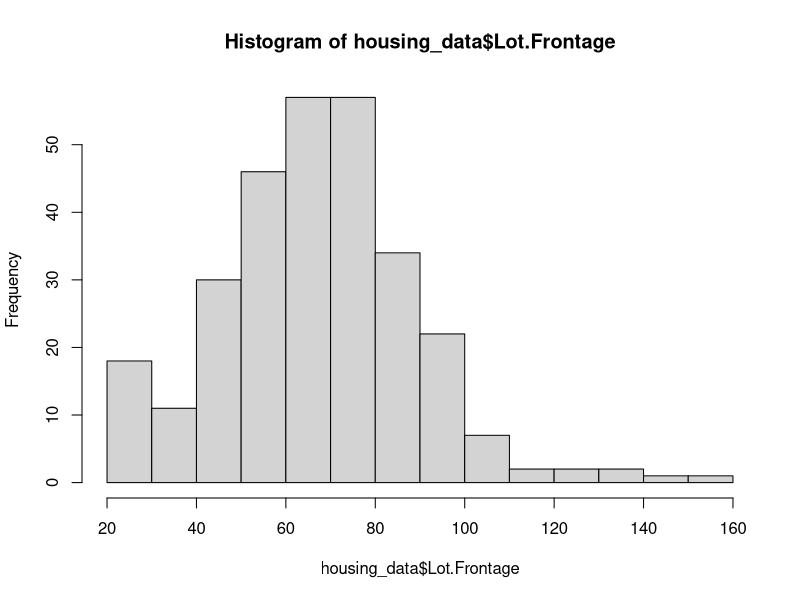
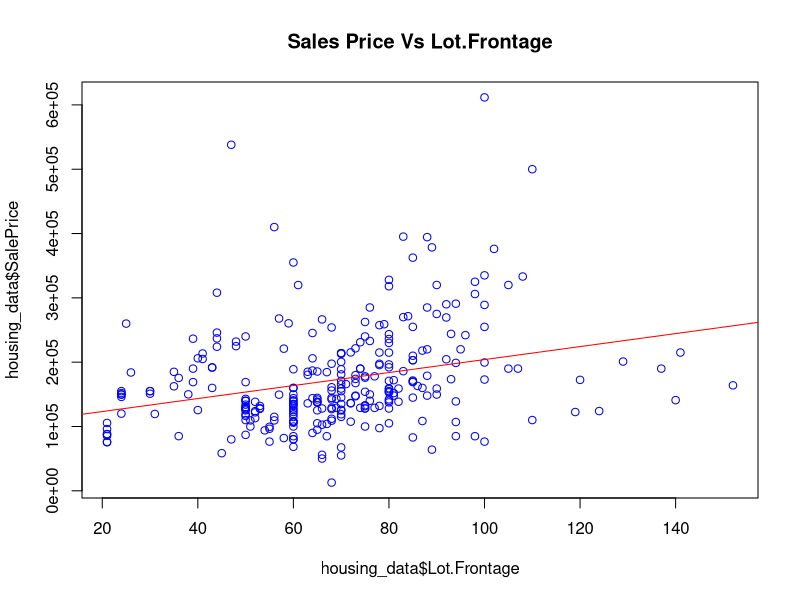
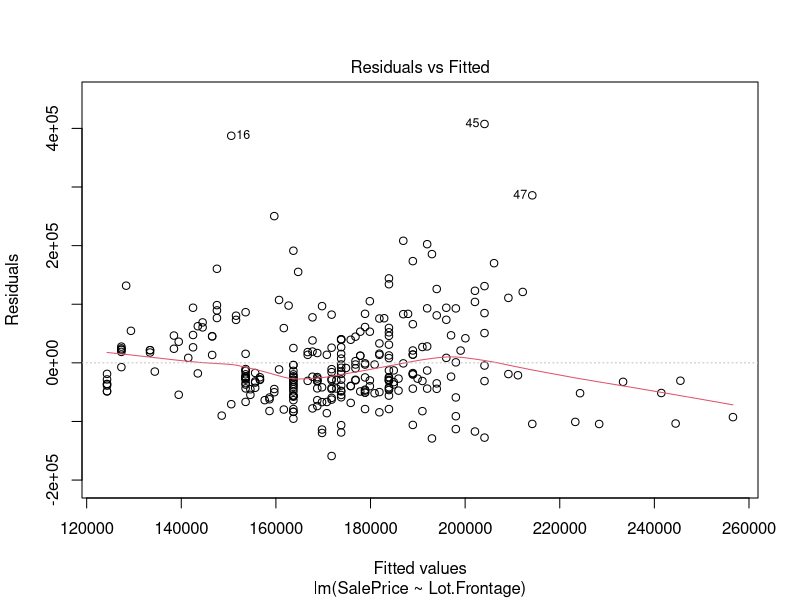
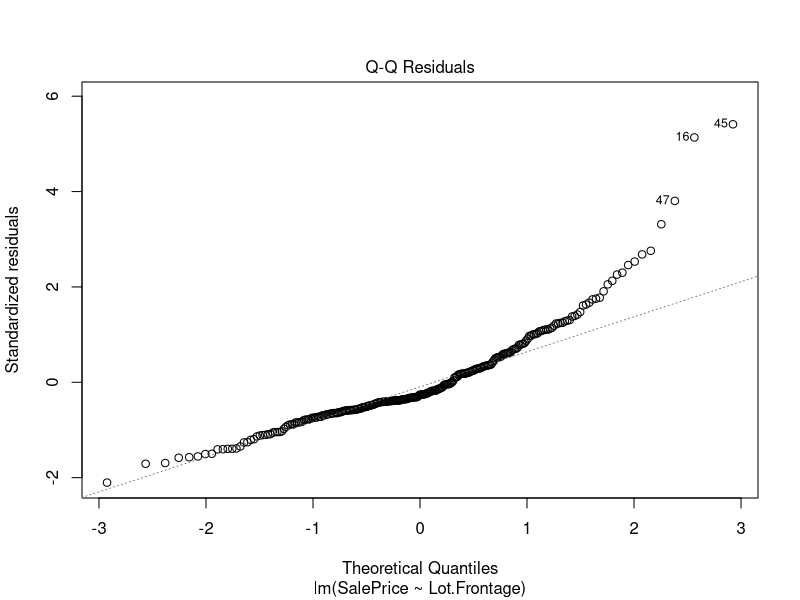
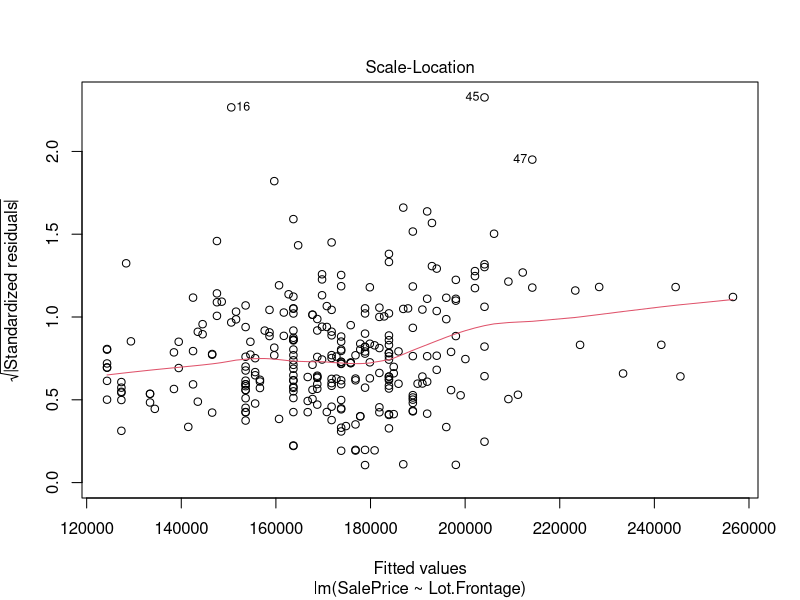
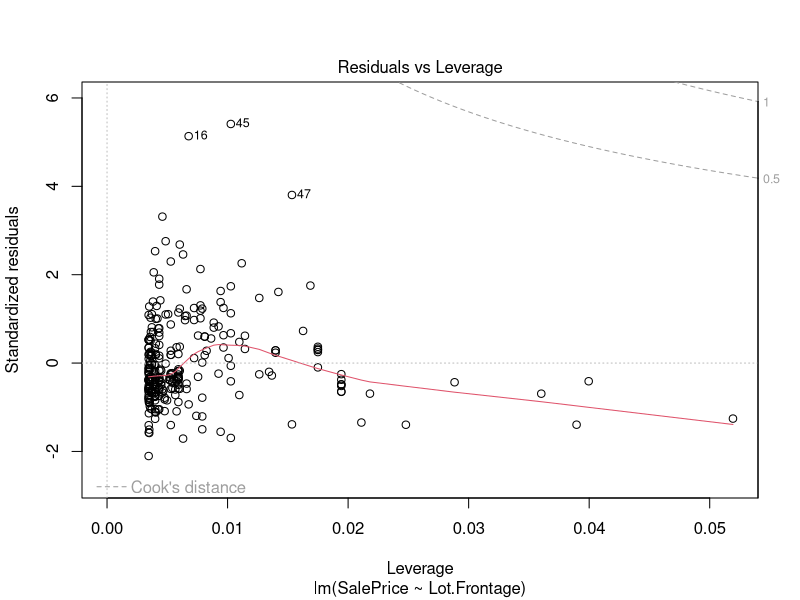
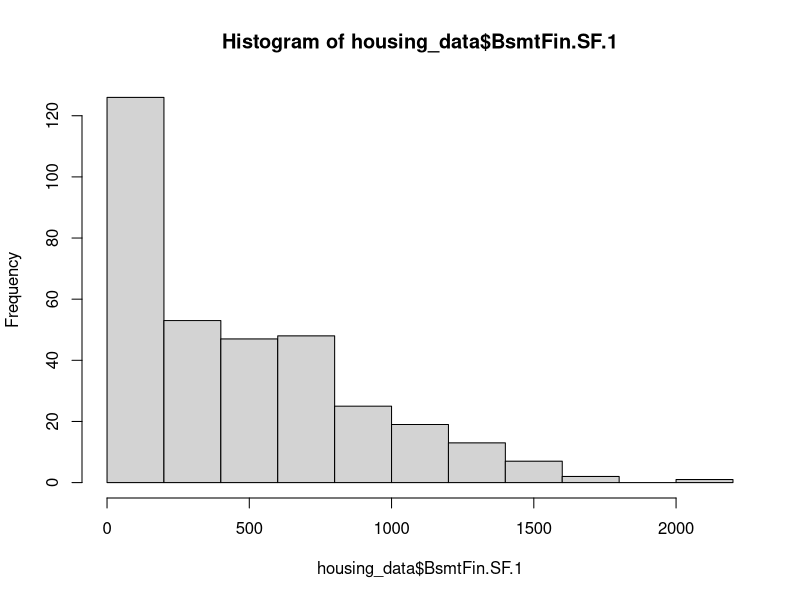
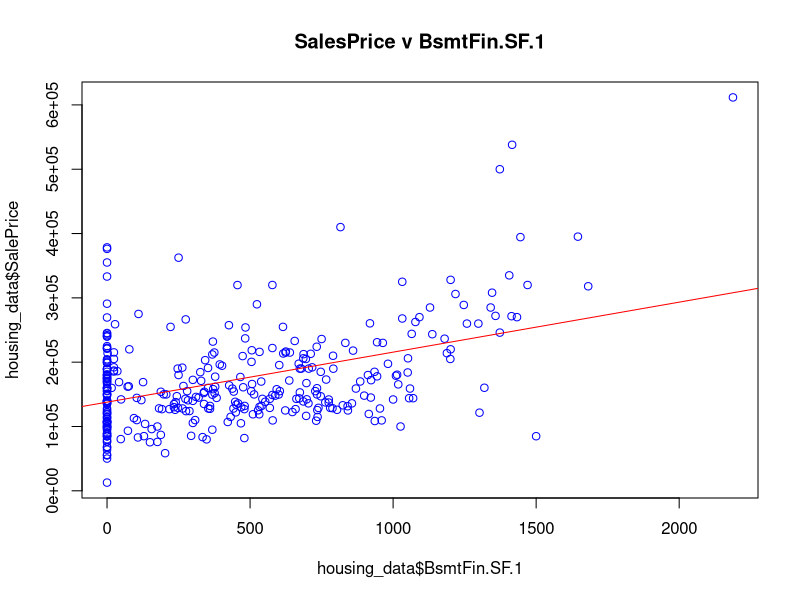

The R script that drew these images, in order: (Note: this script raises an error after producing the figures.)
## ---- chunk 1
library(dplyr)
library(tidyr)
library(ggplot2)
library(car)
library(lmtest)
library(sandwich)
## ---- chunk 2

housing_data <- read.csv("AmesHousing_data_2010.csv")
## ---- chunk 3
typeof(housing_data$Lot.Frontage)
length(housing_data$Lot.Frontage)
## ---- chunk 4
table(housing_data$Lot.Frontage)
hist(housing_data$Lot.Frontage)
## ---- chunk 5
summary(housing_data$Lot.Frontage)
## ---- chunk 6
sum(is.na(housing_data$Lot.Frontage))
## ---- chunk 7
cc<-complete.cases(housing_data)
df2<-housing_data[cc, ]
## ---- chunk 8
plot(housing_data$Lot.Frontage, housing_data$SalePrice, main = "Sales Price Vs Lot.Frontage", col ="blue")
abline(lm(SalePrice~Lot.Frontage, data= housing_data), col = "red")
## ---- chunk 9
ModelFrontage <- lm(SalePrice~Lot.Frontage, data= housing_data)
summary(ModelFrontage)
plot(ModelFrontage)
## ---- chunk 10
coeftest(ModelFrontage, vcov= vcovHC)
## ---- chunk 11
typeof(housing_data$BsmtFin.SF.1)
length(housing_data$BsmtFin.SF.1)

hist(housing_data$BsmtFin.SF.1)
## ---- chunk 12
table(housing_data$BsmtFin.SF.1)
## ---- chunk 13
summary(housing_data$BsmtFin.SF.1)
plot(housing_data$BsmtFin.SF.1, housing_data$SalePrice, col="blue", main = "SalesPrice v BsmtFin.SF.1")
abline(lm(SalePrice~ BsmtFin.SF.1, data= housing_data), col ="red")
## ---- chunk 14
typeof(housing_data$BsmtFin.SF.2)
length(housing_data$BsmtFin.SF.2)
table(housing_data$BsmtFin.SF.2)
## ---- chunk 15
hist(housing_data$BsmtFin.SF.2)
## ---- chunk 16
sum(housing_data$BsmtFin.SF.2> housing_data$BsmtFin.SF.1)
## ---- chunk 17
df3<-housing_data$Total.Bsmt.SF[housing_data$BsmtFin.SF.2> housing_data$BsmtFin.SF.1]
table(df3)
## ---- chunk 18
table(housing_data$Total.Bsmt.SF)
## ---- chunk 19
typeof(housing_data$Bsmt.Unf.SF)
length(housing_data$Bsmt.Unf.SF)
table(housing_data$Bsmt.Unf.SF)
## ---- chunk 20
hist(housing_data$Bsmt.Unf.SF)
## ---- chunk 21
hist(log10(housing_data$Bsmt.Unf.SF))
## ---- chunk 22
plot(housing_data$Bsmt.Unf.SF, housing_data$SalePrice, main = "SalePrice vs Bsmt.Unf.SF", col = "blue")
abline(lm(SalePrice~ Bsmt.Unf.SF, data= housing_data), col ="red")
## ---- chunk 23
plot(log(housing_data$Bsmt.Unf.SF), housing_data$SalePrice, main = "SalePrice vs Bsmt.Unf.SF", col = "blue")
## ---- chunk 24
typeof(housing_data$Total.Bsmt.SF)
length(housing_data$Total.Bsmt.SF)
table(housing_data$Total.Bsmt.SF)
## ---- chunk 25
hist(housing_data$Total.Bsmt.SF)
## ---- chunk 26
hist(log(housing_data$Total.Bsmt.SF))
## ---- chunk 27
plot(housing_data$Total.Bsmt.SF, housing_data$SalePrice, main = "SalePrice vs Total.Bsmt.SF", col = "blue")
abline(lm(SalePrice~ Total.Bsmt.SF, data = housing_data), col = "red")
## ---- chunk 28
plot(log(housing_data$Total.Bsmt.SF), housing_data$SalePrice, main = "SalePrice vs Total.Bsmt.SF", col = "blue")
## ---- chunk 29
ModelTotBsmtSF <- lm(SalePrice ~ Total.Bsmt.SF, data =housing_data)
coeftest(ModelTotBsmtSF, vcov= vcovHC)
## ---- chunk 30
plot(ModelTotBsmtSF)
## ---- chunk 31
typeof(housing_data$X1st.Flr.SF)
length(housing_data$X1st.Flr.SF)
table(housing_data$X1st.Flr.SF)
## ---- chunk 32
hist(housing_data$X1st.Flr.SF)
## ---- chunk 33
summary(housing_data$X1st.Flr.SF)
## ---- chunk 34
plot(housing_data$X1st.Flr.SF, housing_data$SalePrice, main="SalePrice vs 1st.Flr.SF", col="blue")
abline(lm(SalePrice ~ X1st.Flr.SF, data= housing_data), col="red")
## ---- chunk 35
Model1stFlrSqft <- lm(SalePrice ~ X1st.Flr.SF, data= housing_data)
coeftest(Model1stFlrSqft, vcov = vcovHC)
## ---- chunk 36
plot(Model1stFlrSqft)
## ---- chunk 37
typeof(housing_data$X2nd.Flr.SF)
length(housing_data$X2nd.Flr.SF)
table(housing_data$X2nd.Flr.SF)
## ---- chunk 38
hist(housing_data$X2nd.Flr.SF)
## ---- chunk 39
hist(housing_data$X2nd.Flr.SF[housing_data$X2nd.Flr.SF>0])
## ---- chunk 40
summary(housing_data$X2nd.Flr.SF)
## ---- chunk 41
summary(housing_data$X2nd.Flr.SF[housing_data$X2nd.Flr.SF>0])
## ---- chunk 42
plot(housing_data$X2nd.Flr.SF, housing_data$SalePrice, main="SalePrice vs 2nd.Flr.SF", col="blue")
abline(lm(SalePrice~X2nd.Flr.SF, data=housing_data), col = "red")
## ---- chunk 43
plot(housing_data$X2nd.Flr.SF[housing_data$X2nd.Flr.SF>0], housing_data$SalePrice[housing_data$X2nd.Flr.SF>0], main="SalePrice vs 2nd.Flr.SF", col="blue")
abline(lm(SalePrice[housing_data$X2nd.Flr.SF>0]~X2nd.Flr.SF[housing_data$X2nd.Flr.SF>0], data=housing_data), col = "red")
## ---- chunk 44
Model2ndFlrSqft <- lm(SalePrice~X2nd.Flr.SF, data=housing_data)
coeftest(Model2ndFlrSqft, vcov= vcovHC)
## ---- chunk 45
plot(Model2ndFlrSqft)
## ---- chunk 46
typeof(housing_data$Low.Qual.Fin.SF)
length(housing_data$Low.Qual.Fin.SF)
table(housing_data$Low.Qual.Fin.SF)
hist(housing_data$Low.Qual.Fin.SF)
## ---- chunk 47
typeof(housing_data$Pool.Area)
length(housing_data$Pool.Area)
table(housing_data$Pool.Area)
hist(housing_data$Pool.Area)
## ---- chunk 48

length(housing_data$House.Style)
table(housing_data$House.Style)
## ---- chunk 49
plot(housing_data$House.Style, housing_data$SalePrice, main = "SalePrice v House Style")
## ---- chunk 50
x1<- mean(housing_data$SalePrice[housing_data$House.Style=="1.5Fin"])
y1<-sd(housing_data$SalePrice[housing_data$House.Style=="1.5Fin"])

x2<-mean(housing_data$SalePrice[housing_data$House.Style=="1Story"])
y2<-sd(housing_data$SalePrice[housing_data$House.Style=="1Story"])

x3<-mean(housing_data$SalePrice[housing_data$House.Style=="2.5Unf"])
y3<-sd(housing_data$SalePrice[housing_data$House.Style=="2.5Unf"])

x4<-mean(housing_data$SalePrice[housing_data$House.Style=="2Story"])
y4<-sd(housing_data$SalePrice[housing_data$House.Style=="2Story"])

x5<-mean(housing_data$SalePrice[housing_data$House.Style=="SFoyer"])
y5<-sd(housing_data$SalePrice[housing_data$House.Style=="SFoyer"])

x6<-mean(housing_data$SalePrice[housing_data$House.Style=="SLvl"])
y6<-sd(housing_data$SalePrice[housing_data$House.Style=="SLvl"])

xMeans <-c(x1, x2, x3, x4, x5, x6)
yStdDev <- c(y1, y2, y3, y4, y5, y6)
housetypes <- c("1.5Fin", "1Story", "2.5Unf", "2Story", "SFoyer", "SLvl")
cbind(housetypes, xMeans,yStdDev)
## ---- chunk 51
typeof(housing_data$Roof.Style)
length(housing_data$Roof.Style)
table(housing_data$Roof.Style)
## ---- chunk 52
plot(housing_data$Roof.Style, housing_data$SalePrice, main= "SalePrice v Roof.Style")
## ---- chunk 53
xx1<- mean(housing_data$SalePrice[housing_data$Roof.Style=="Flat"])
yy1<-sd(housing_data$SalePrice[housing_data$Roof.Style=="Flat"])

xx2<-mean(housing_data$SalePrice[housing_data$Roof.Style=="Gable"])
yy2<-sd(housing_data$SalePrice[housing_data$Roof.Style=="Gable"])

xx3<-mean(housing_data$SalePrice[housing_data$Roof.Style=="Gambrel"])
yy3<-sd(housing_data$SalePrice[housing_data$Roof.Style=="Gambrel"])

xx4<-mean(housing_data$SalePrice[housing_data$Roof.Style=="Hip"])
yy4<-sd(housing_data$SalePrice[housing_data$Roof.Style=="Hip"])

xx5<-mean(housing_data$SalePrice[housing_data$Roof.Style=="Mansard"])
yy5<-sd(housing_data$SalePrice[housing_data$Roof.Style=="Mansard"])

xx6<-mean(housing_data$SalePrice[housing_data$Roof.Style=="Shed"])
yy6<-sd(housing_data$SalePrice[housing_data$Roof.Style=="Shed"])

xxMeans <-c(xx1, xx2, xx3, xx4, xx5, xx6)
yyStdDev <- c(yy1, yy2, yy3, yy4, yy5, yy6)
housetypes <- c("Flat", "Gable", "Gambrel", "Hip", "Mansard", "Shed")
cbind(housetypes, xxMeans,yyStdDev)
## ---- chunk 54
typeof(housing_data$Roof.Matl)
length(housing_data$Roof.Matl)
table(housing_data$Roof.Matl)
## ---- chunk 55
typeof(housing_data$Paved.Drive)
length(housing_data$Paved.Drive)
table(housing_data$Paved.Drive)
## ---- chunk 56
plot(housing_data$Paved.Drive, housing_data$SalePrice, main = "SalePrice vs Paved.Drive")
## ---- chunk 57
ModelPavedDrive<- lm(SalePrice~ Paved.Drive, data= housing_data)
plot(ModelPavedDrive)
## ---- chunk 58
typeof(housing_data$Pool.QC)
length(housing_data$Pool.QC)
table(housing_data$Pool.QC)
sum(is.na(housing_data$Pool.QC))
## ---- chunk 59
typeof(housing_data$Fence)
length(housing_data$Fence)
table(housing_data$Fence)
levels(housing_data$Fence)
sum(is.na(housing_data$Fence))
## ---- chunk 60
plot(housing_data$Fence, housing_data$SalePrice, "SalePrice vs Fence Type", col="Blue")
